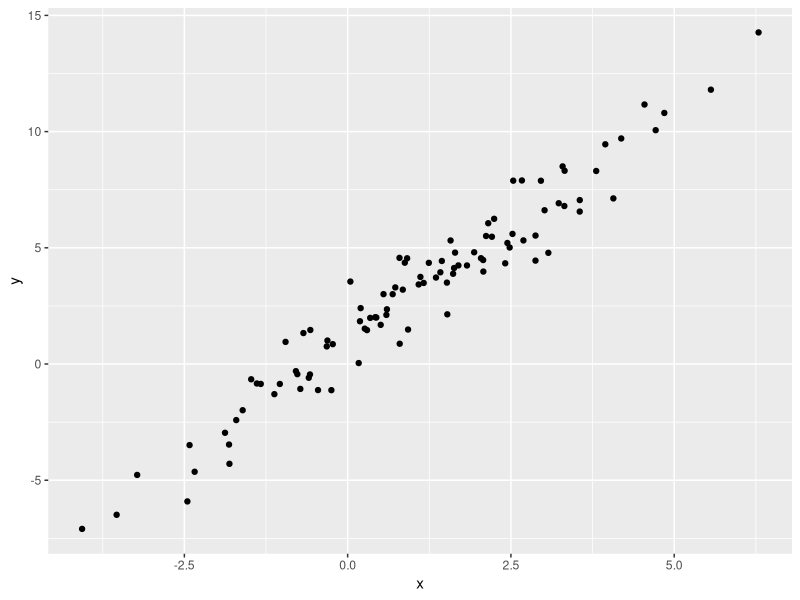

Recreate this plot in R.
## ---- chunk 1
library(tidyverse)
## ---- chunk 2
plot_df = 
  tibble(
    x = rnorm(100, mean=1, sd=2),
    y=1+2*x+rnorm(100)
  )
## ---- chunk 3
plot_df |>
  ggplot(aes(x=x, y=y)) +
  geom_point()
